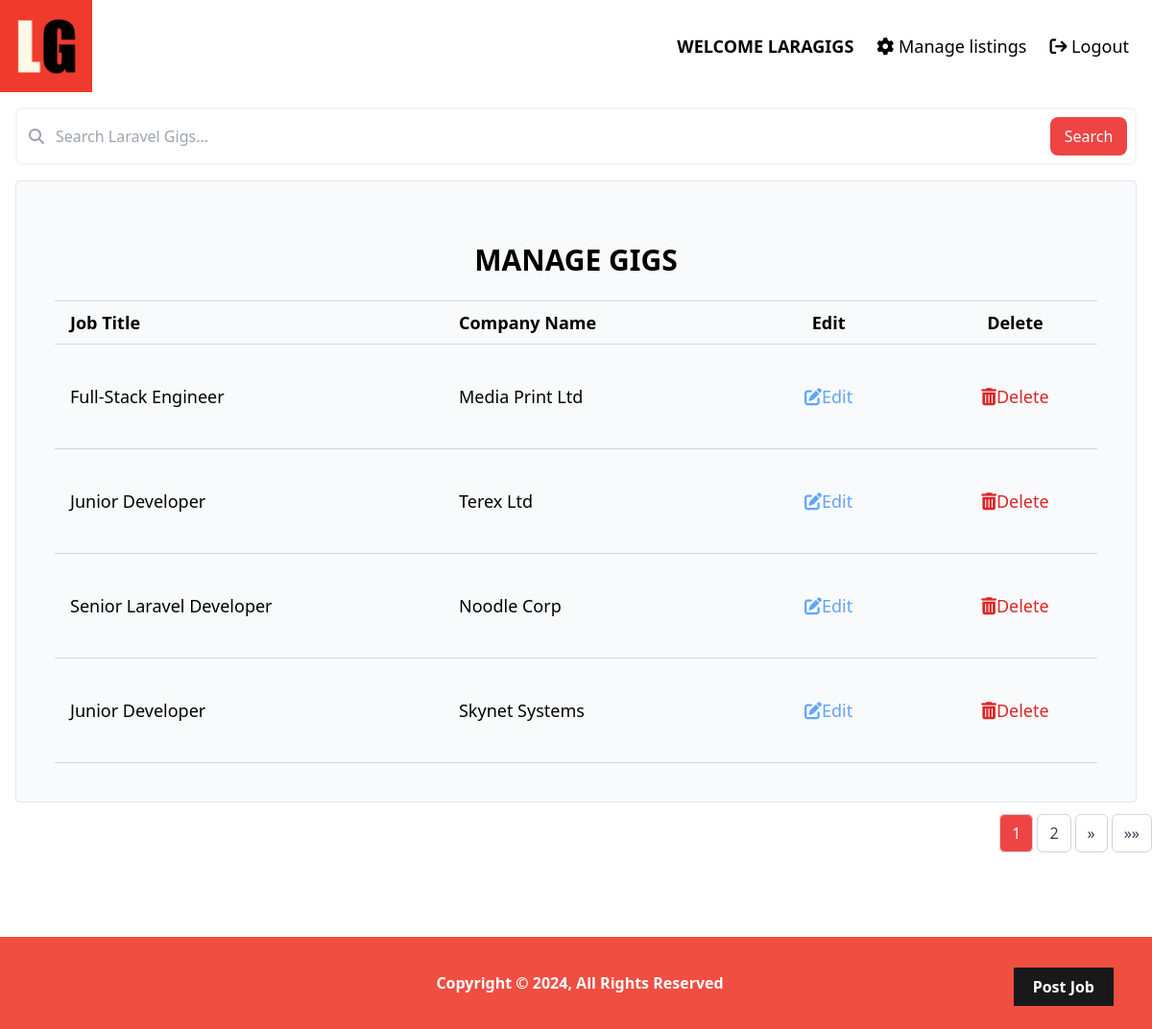
The app's page /listings/manage/ (signed in), older data.
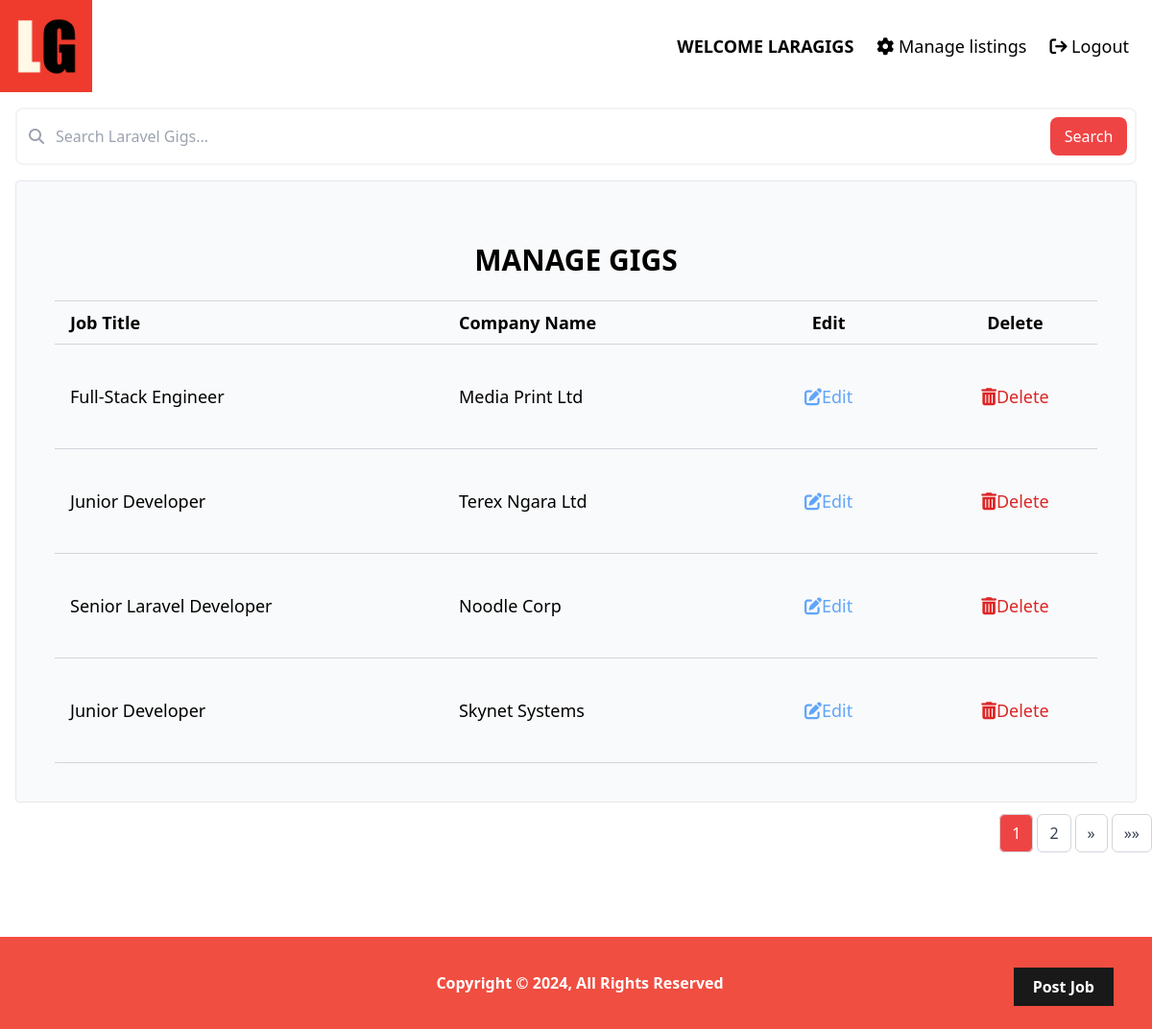
The same page, newer data.
### listings/models.py (models this page shows, shortened)
class Listing(models.Model):
    company_name = models.CharField(max_length=250, blank=True)
    job_title = models.CharField(max_length=250, blank=True)
    location = models.CharField(max_length=250, blank=True)
    user = models.ForeignKey(User, on_delete=models.CASCADE)
    email = models.EmailField()
    website_url = models.URLField()
    tags = TaggableManager()  # Use TaggableManager for tags
    logo = models.ImageField(
        upload_to="company-logos/", default="default-logo.png", blank=True
    )
    description = models.TextField(blank=True)
    created = models.DateField(auto_now_add=True)
    updated = models.DateTimeField(auto_now=True)
    class Meta:
        ordering = ["-created", "company_name"]
        indexes = [models.Index(fields=["-created", "company_name"])]

### listings/views.py (the view)
# urls.py: path("listings/manage/", views.manage_listings, name="manage_listings"),
@login_required
def manage_listings(request):
    listings = Listing.objects.filter(user=request.user)
    listings = paginate_listings(request, listings)
    context = {
        "listings": listings,
        "search_url": reverse(
            "search_manage_listings"
        ),  # Set the action URL for manage search
    }
    return render(request, "listings/manage.html", context)

### listings/utils.py (called while the page is built)
def paginate_listings(request, listings, results_per_page=4):
    paginator = Paginator(listings, results_per_page)
    page_number = request.GET.get("page")
    try:
        listings = paginator.page(page_number)
    except PageNotAnInteger:
        listings = paginator.page(1)
    except EmptyPage:
        listings = paginator.page(paginator.num_pages)
    return listings

### listings/templates/listings/manage.html (shortened to what this page needs)
{% extends "base.html" %}
{% load static %}
{% block content %}
{% include "search.html" %}
<div class="mx-4">
  <div class="bg-gray-50 border border-gray-200 p-10 rounded">
    <header>
      <h1 class="text-3xl text-center font-bold my-6 uppercase">Manage Gigs</h1>
    </header>
    <table class="w-full table-auto rounded-sm">
      <thead>
        <tr class="border-gray-300">
          <th
            class="px-4 py-2 border-t border-b border-gray-300 text-left text-lg"
          >
            Job Title
          </th>
          <th
            class="px-4 py-2 border-t border-b border-gray-300 text-left text-lg"
          >
            Company Name
          </th>
          <th
            class="px-4 py-2 border-t border-b border-gray-300 text-center text-lg"
          >
            Edit
          </th>
          <th
            class="px-4 py-2 border-t border-b border-gray-300 text-center text-lg"
          >
            Delete
          </th>
        </tr>
      </thead>
      <tbody>
        {% for listing in listings %}
        <tr class="border-gray-300">
          <td class="px-4 py-8 border-t border-b border-gray-300 text-lg">
            <a href="{% url 'single-listing' listing.id %}"
              >{{ listing.job_title }}</a
            >
          </td>
          <td class="px-4 py-8 border-t border-b border-gray-300 text-lg">
            <a href="{% url 'single-listing' listing.id %}"
              >{{ listing.company_name }}</a
            >
          </td>
          <td
            class="px-4 py-8 border-t border-b border-gray-300 text-lg text-center"
          >
            <a
              href="{% url 'update_listing' listing.id %}"
              class="text-blue-400 px-6 py-2 rounded-xl inline-flex items-center"
            >
              <i class="fa-solid fa-pen-to-square"></i> Edit
            </a>
          </td>
          <td
            class="px-4 py-8 border-t border-b border-gray-300 text-lg text-center"
          >
            <form
              action="{% url 'delete_listing' listing.id %}"
              method="POST"
              style="display: inline"
            >
              <button
                type="submit"
                class="text-red-600 inline-flex items-center"
              >
                <i class="fa-solid fa-trash-can"></i> Delete
              </button>
            </form>
          </td>
        </tr>
        {% endfor %}
      </tbody>
    </table>
  </div>
</div>
{% include 'pagination.html' %} {% endblock %} {% include "footer.html" %}

Row changes from the older to the newer data that the page shows:
changed Listing: company_name "Terex Ltd" → "Terex Ngara Ltd"
